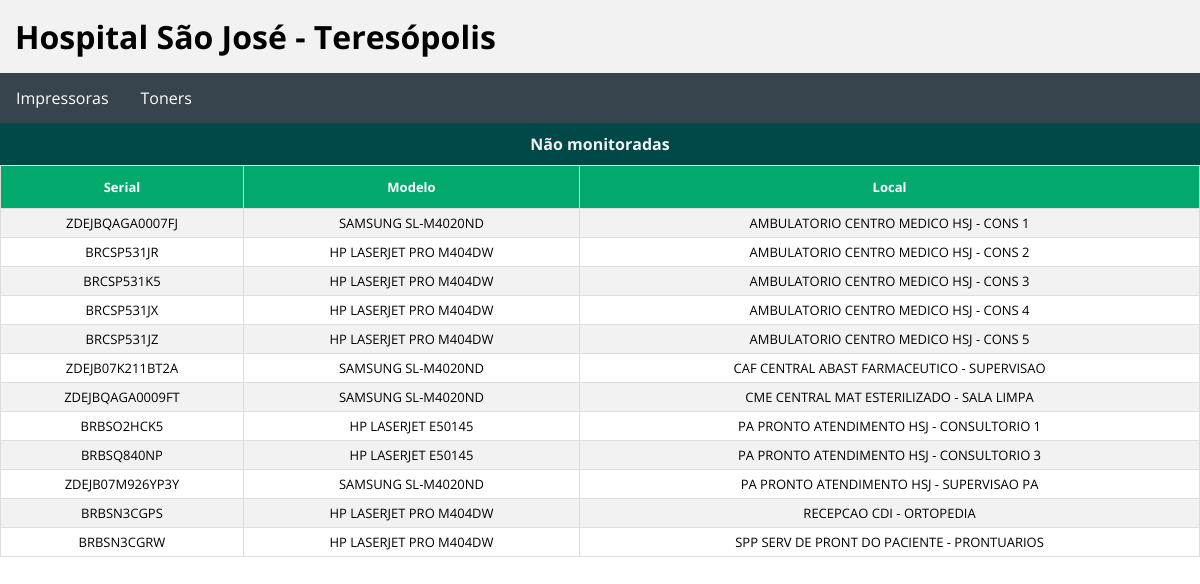
Page /usb on the committed database.
### tables this page shows
CREATE TABLE "INVENTARIO_TI_PRINTERS" (
	"MODELO"	TEXT NOT NULL,
	"SERIAL"	TEXT NOT NULL,
	"CD_SETOR"	TEXT,
	"ANDAR"	TEXT,
	"LOCAL"	TEXT,
	"IP"	TEXT,
	"MAC"	TEXT,
	"CD_EMPRESA"	INTEGER,
	"TP_CONEXAO"	TEXT,
	"DATA"	DATE,
	"PRETO"	INTEGER,
	"CIANO"	INTEGER,
	"MAGENTA"	INTEGER,
	"AMARELO"	INTEGER,
	"FUSOR"	INTEGER,
	"IMAGEM"	INTEGER,
	"BELT"	INTEGER,
	"NDD"	TEXT,
	"STATUS"	TEXT
);

### app.py (the view)
@app.route('/usb')
def usb():
    data = execute_query(QUERIES['pesquisaImpressorasUSB'])
    return render_template('usb.html', dataIU=data)

### app.py (called while the page is built)
def get_db_connection():
    return sqlite3.connect(DATABASE)

def execute_query(query, params=None):
    with get_db_connection() as conn:
        conn.row_factory = sqlite3.Row
        cursor = conn.cursor()
        cursor.execute(query, params or ())
        data = cursor.fetchall()
    return data

### templates/usb.html (shortened to what this page needs)
{% extends 'base.html' %}
{% block body %}
<div>
    <h2>Não monitoradas</h2>
        <table  id="equipamentos">
            <tr>
                <th>Serial</th>
                <th>Modelo</th>
                <th>Local</th>
            </tr>
            {% for row in dataIU %}
            <tr>
                <td>{{row[0]}}</td>
                <td>{{row[1]}}</td>
                <td>{{row[2]}}</td>
            </tr>
            {% endfor %}
        </table>
</div>
{% endblock %}

### templates/base.html (shortened to what this page needs)
<!DOCTYPE html>
<html lang="pt-br">
<head>
    <link href="{{url_for('static',filename = 'css/style.css')}}" rel="stylesheet">
</head>
<body>
        {% block body %}
        {% endblock %}
</body>
</html>

### templates/header.html (shortened to what this page needs)
{% extends 'base.html' %}
{% block body %}
    <div id="head">
        <h1 id="titulohead"><a href="/">Hospital São José - Teresópolis</a></h1>
    </div>
    <div class="container">
        <nav id="menu">
            <ul>
                <li class ="dropdown">
                    <a href="javascript:void(0)" class="dropbtn">Impressoras</a>
                </li>
                <li class = "dropdown">
                    <a href="javascript:void(0)" class="dropbtn">Toners</a>
                </li>
            </ul>
        </nav>
    </div>
{% endblock %}

### static/css/style.css (style rules this page uses)
* { margin: 0 auto; padding: 0; box-sizing: border-box; font-family: 'Open Sans', sans-serif; }
#titulohead :visited, #titulohead :link, #titulohead :hover { text-decoration: none; color:black; }
h1 { background-color: #f2f2f2; border-collapse: collapse; padding: 15px; }
h2 { background-color: #004747; color: #f2f2f2; border-collapse: collapse; text-align: center; font-size:medium; padding: 10px; }
#equipamentos { font-size: small; border-collapse: collapse; width: 100%; }
#equipamentos td, #equipamentos th { border: 1px solid #ddd; padding: 5px; }
#equipamentos tr:nth-child(even) { background-color: #f2f2f2; }
#equipamentos th { padding-top: 12px; padding-bottom: 12px; text-align: center; background-color: #04AA6D; color: white; }
td { text-align: center; }
ul { width: 100%; list-style-type: none; margin: 0; padding: 0; overflow: hidden; background-color: #38444d; }
li { float: left; }
li a, .dropbtn { display: inline-block; color: #ffffff; text-align: center; padding: 14px 16px; text-decoration: none; }
li.dropdown { display: inline-block; }

### rows in the picture
INVENTARIO_TI_PRINTERS: SERIAL "ZDEJBQAGA0007FJ", MODELO "SAMSUNG SL-M4020ND", LOCAL "AMBULATORIO CENTRO MEDICO HSJ - CONS 1"
INVENTARIO_TI_PRINTERS: SERIAL "BRCSP531JR", MODELO "HP LASERJET PRO M404DW", LOCAL "AMBULATORIO CENTRO MEDICO HSJ - CONS 2"
INVENTARIO_TI_PRINTERS: SERIAL "BRCSP531K5", MODELO "HP LASERJET PRO M404DW", LOCAL "AMBULATORIO CENTRO MEDICO HSJ - CONS 3"
INVENTARIO_TI_PRINTERS: SERIAL "BRCSP531JX", MODELO "HP LASERJET PRO M404DW", LOCAL "AMBULATORIO CENTRO MEDICO HSJ - CONS 4"
INVENTARIO_TI_PRINTERS: SERIAL "BRCSP531JZ", MODELO "HP LASERJET PRO M404DW", LOCAL "AMBULATORIO CENTRO MEDICO HSJ - CONS 5"
INVENTARIO_TI_PRINTERS: SERIAL "ZDEJB07K211BT2A", MODELO "SAMSUNG SL-M4020ND", LOCAL "CAF CENTRAL ABAST FARMACEUTICO - SUPERVISAO"
INVENTARIO_TI_PRINTERS: SERIAL "ZDEJBQAGA0009FT", MODELO "SAMSUNG SL-M4020ND", LOCAL "CME CENTRAL MAT ESTERILIZADO - SALA LIMPA"
INVENTARIO_TI_PRINTERS: SERIAL "BRBSO2HCK5", MODELO "HP LASERJET E50145", LOCAL "PA PRONTO ATENDIMENTO HSJ - CONSULTORIO 1"
INVENTARIO_TI_PRINTERS: SERIAL "BRBSQ840NP", MODELO "HP LASERJET E50145", LOCAL "PA PRONTO ATENDIMENTO HSJ - CONSULTORIO 3"
INVENTARIO_TI_PRINTERS: SERIAL "ZDEJB07M926YP3Y", MODELO "SAMSUNG SL-M4020ND", LOCAL "PA PRONTO ATENDIMENTO HSJ - SUPERVISAO PA"
INVENTARIO_TI_PRINTERS: SERIAL "BRBSN3CGPS", MODELO "HP LASERJET PRO M404DW", LOCAL "RECEPCAO CDI - ORTOPEDIA"
INVENTARIO_TI_PRINTERS: SERIAL "BRBSN3CGRW", MODELO "HP LASERJET PRO M404DW", LOCAL "SPP SERV DE PRONT DO PACIENTE - PRONTUARIOS"
